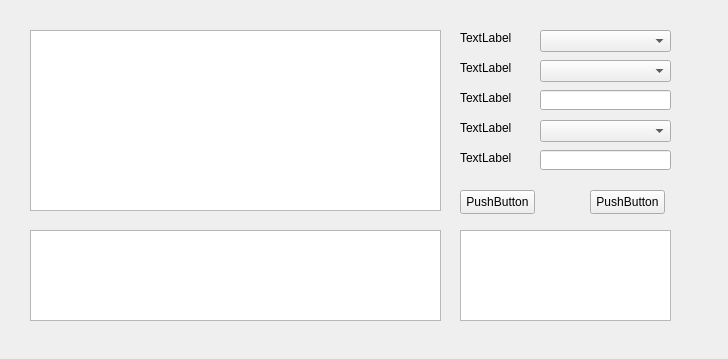
<?xml version="1.0" encoding="UTF-8"?>
<ui version="4.0">
 <class>myWidget</class>
 <widget class="QWidget" name="myWidget">
  <property name="geometry">
   <rect>
    <x>0</x>
    <y>0</y>
    <width>728</width>
    <height>359</height>
   </rect>
  </property>
  <property name="windowTitle">
   <string>myWidget</string>
  </property>
  <widget class="QTextEdit" name="textEdit_1">
   <property name="geometry">
    <rect>
     <x>30</x>
     <y>30</y>
     <width>411</width>
     <height>181</height>
    </rect>
   </property>
   <property name="readOnly">
    <bool>true</bool>
   </property>
  </widget>
  <widget class="QTextEdit" name="textEdit_2">
   <property name="geometry">
    <rect>
     <x>30</x>
     <y>230</y>
     <width>411</width>
     <height>91</height>
    </rect>
   </property>
  </widget>
  <widget class="QLineEdit" name="lineEdit_1">
   <property name="geometry">
    <rect>
     <x>540</x>
     <y>90</y>
     <width>131</width>
     <height>20</height>
    </rect>
   </property>
  </widget>
  <widget class="QLabel" name="label_1">
   <property name="geometry">
    <rect>
     <x>460</x>
     <y>30</y>
     <width>54</width>
     <height>16</height>
    </rect>
   </property>
   <property name="text">
    <string>TextLabel</string>
   </property>
  </widget>
  <widget class="QLabel" name="label_2">
   <property name="geometry">
    <rect>
     <x>460</x>
     <y>60</y>
     <width>54</width>
     <height>16</height>
    </rect>
   </property>
   <property name="text">
    <string>TextLabel</string>
   </property>
  </widget>
  <widget class="QLabel" name="label_3">
   <property name="geometry">
    <rect>
     <x>460</x>
     <y>90</y>
     <width>54</width>
     <height>16</height>
    </rect>
   </property>
   <property name="text">
    <string>TextLabel</string>
   </property>
  </widget>
  <widget class="QLabel" name="label_4">
   <property name="geometry">
    <rect>
     <x>460</x>
     <y>120</y>
     <width>54</width>
     <height>16</height>
    </rect>
   </property>
   <property name="text">
    <string>TextLabel</string>
   </property>
  </widget>
  <widget class="QLabel" name="label_5">
   <property name="geometry">
    <rect>
     <x>460</x>
     <y>150</y>
     <width>54</width>
     <height>16</height>
    </rect>
   </property>
   <property name="text">
    <string>TextLabel</string>
   </property>
  </widget>
  <widget class="QComboBox" name="comboBox_1">
   <property name="geometry">
    <rect>
     <x>540</x>
     <y>30</y>
     <width>131</width>
     <height>22</height>
    </rect>
   </property>
  </widget>
  <widget class="QComboBox" name="comboBox_2">
   <property name="geometry">
    <rect>
     <x>540</x>
     <y>60</y>
     <width>131</width>
     <height>22</height>
    </rect>
   </property>
  </widget>
  <widget class="QComboBox" name="comboBox_3">
   <property name="geometry">
    <rect>
     <x>540</x>
     <y>120</y>
     <width>131</width>
     <height>22</height>
    </rect>
   </property>
  </widget>
  <widget class="QLineEdit" name="lineEdit_2">
   <property name="geometry">
    <rect>
     <x>540</x>
     <y>150</y>
     <width>131</width>
     <height>20</height>
    </rect>
   </property>
  </widget>
  <widget class="QTextEdit" name="textEdit_3">
   <property name="geometry">
    <rect>
     <x>460</x>
     <y>230</y>
     <width>211</width>
     <height>91</height>
    </rect>
   </property>
   <property name="readOnly">
    <bool>true</bool>
   </property>
  </widget>
  <widget class="QPushButton" name="pushButton_1">
   <property name="geometry">
    <rect>
     <x>460</x>
     <y>190</y>
     <width>75</width>
     <height>24</height>
    </rect>
   </property>
   <property name="text">
    <string>PushButton</string>
   </property>
  </widget>
  <widget class="QPushButton" name="pushButton_2">
   <property name="geometry">
    <rect>
     <x>590</x>
     <y>190</y>
     <width>75</width>
     <height>24</height>
    </rect>
   </property>
   <property name="text">
    <string>PushButton</string>
   </property>
  </widget>
 </widget>
 <resources/>
 <connections/>
</ui>
